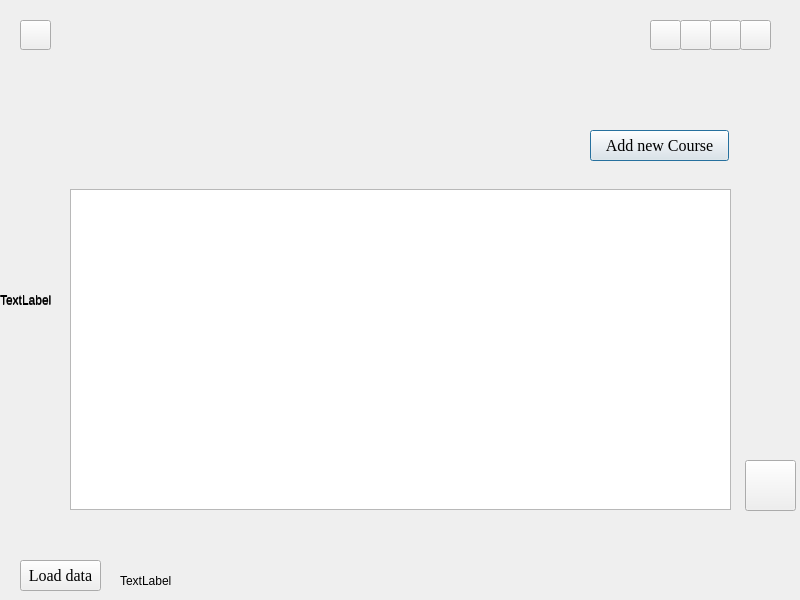
<?xml version="1.0" encoding="UTF-8"?>
<ui version="4.0">
 <class>course_1</class>
 <widget class="QDialog" name="course_1">
  <property name="geometry">
   <rect>
    <x>0</x>
    <y>0</y>
    <width>800</width>
    <height>600</height>
   </rect>
  </property>
  <property name="windowTitle">
   <string>Dialog</string>
  </property>
  <widget class="QPushButton" name="Add_Pushbutton">
   <property name="geometry">
    <rect>
     <x>590</x>
     <y>130</y>
     <width>139</width>
     <height>31</height>
    </rect>
   </property>
   <property name="font">
    <font>
     <family>Times New Roman</family>
     <pointsize>12</pointsize>
     <weight>50</weight>
     <italic>false</italic>
     <bold>false</bold>
    </font>
   </property>
   <property name="text">
    <string>Add new Course</string>
   </property>
  </widget>
  <widget class="QPushButton" name="back_pushbutton">
   <property name="geometry">
    <rect>
     <x>745</x>
     <y>460</y>
     <width>51</width>
     <height>51</height>
    </rect>
   </property>
   <property name="text">
    <string/>
   </property>
  </widget>
  <widget class="QTableView" name="tableView">
   <property name="geometry">
    <rect>
     <x>70</x>
     <y>189</y>
     <width>661</width>
     <height>321</height>
    </rect>
   </property>
  </widget>
  <widget class="QPushButton" name="loadData">
   <property name="geometry">
    <rect>
     <x>20</x>
     <y>560</y>
     <width>81</width>
     <height>31</height>
    </rect>
   </property>
   <property name="font">
    <font>
     <family>Times New Roman</family>
     <pointsize>12</pointsize>
    </font>
   </property>
   <property name="text">
    <string>Load data</string>
   </property>
  </widget>
  <widget class="QLabel" name="label">
   <property name="geometry">
    <rect>
     <x>120</x>
     <y>560</y>
     <width>121</width>
     <height>41</height>
    </rect>
   </property>
   <property name="text">
    <string>TextLabel</string>
   </property>
  </widget>
  <widget class="QLabel" name="label_2">
   <property name="geometry">
    <rect>
     <x>0</x>
     <y>0</y>
     <width>800</width>
     <height>600</height>
    </rect>
   </property>
   <property name="text">
    <string>TextLabel</string>
   </property>
  </widget>
  <widget class="QPushButton" name="course">
   <property name="geometry">
    <rect>
     <x>650</x>
     <y>20</y>
     <width>31</width>
     <height>30</height>
    </rect>
   </property>
   <property name="text">
    <string/>
   </property>
  </widget>
  <widget class="QPushButton" name="home">
   <property name="geometry">
    <rect>
     <x>20</x>
     <y>20</y>
     <width>31</width>
     <height>30</height>
    </rect>
   </property>
   <property name="text">
    <string/>
   </property>
  </widget>
  <widget class="QPushButton" name="stu">
   <property name="geometry">
    <rect>
     <x>710</x>
     <y>20</y>
     <width>31</width>
     <height>30</height>
    </rect>
   </property>
   <property name="text">
    <string/>
   </property>
  </widget>
  <widget class="QPushButton" name="course_plus">
   <property name="geometry">
    <rect>
     <x>680</x>
     <y>20</y>
     <width>31</width>
     <height>30</height>
    </rect>
   </property>
   <property name="text">
    <string/>
   </property>
  </widget>
  <widget class="QPushButton" name="student_plus">
   <property name="geometry">
    <rect>
     <x>740</x>
     <y>20</y>
     <width>31</width>
     <height>30</height>
    </rect>
   </property>
   <property name="text">
    <string/>
   </property>
  </widget>
  <widget class="QLabel" name="back_label">
   <property name="geometry">
    <rect>
     <x>0</x>
     <y>0</y>
     <width>801</width>
     <height>601</height>
    </rect>
   </property>
   <property name="text">
    <string>TextLabel</string>
   </property>
  </widget>
  <zorder>back_label</zorder>
  <zorder>label_2</zorder>
  <zorder>back_pushbutton</zorder>
  <zorder>loadData</zorder>
  <zorder>label</zorder>
  <zorder>Add_Pushbutton</zorder>
  <zorder>tableView</zorder>
  <zorder>course</zorder>
  <zorder>home</zorder>
  <zorder>stu</zorder>
  <zorder>course_plus</zorder>
  <zorder>student_plus</zorder>
 </widget>
 <resources/>
 <connections/>
</ui>
